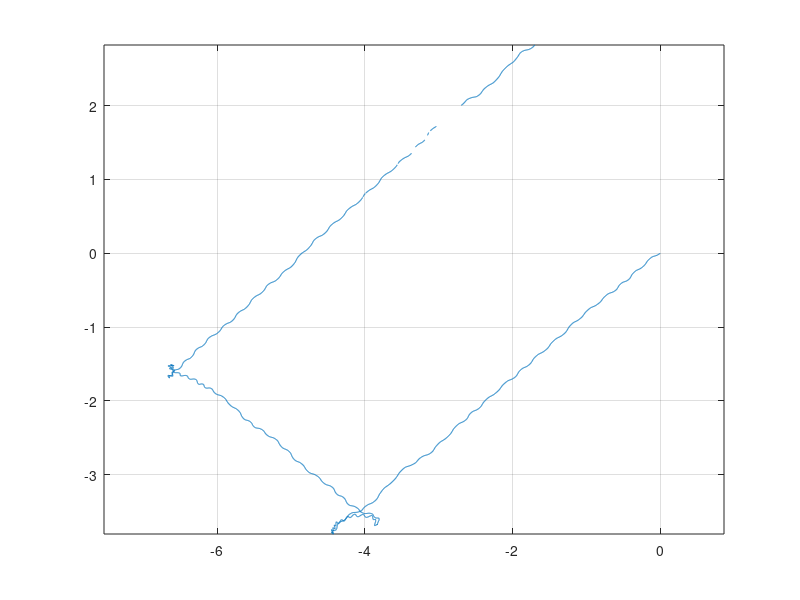
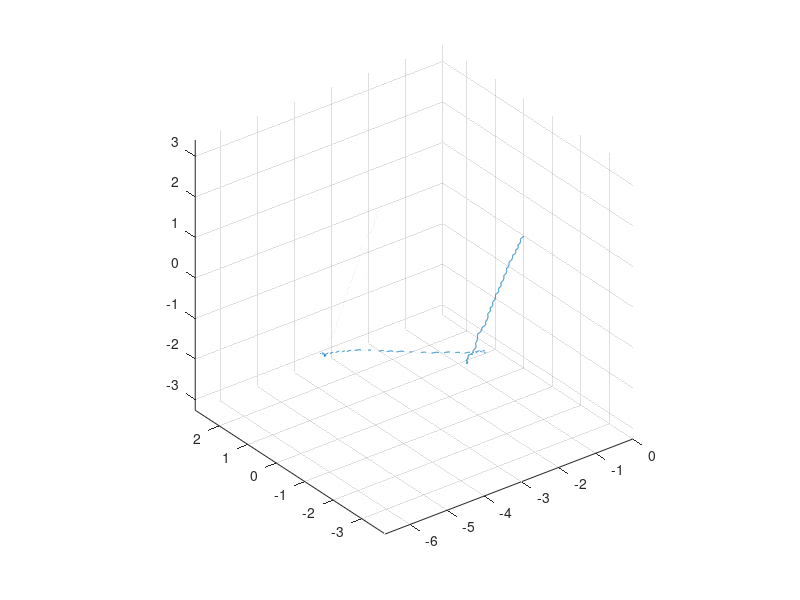

These figures' MATLAB source, in order: (Note: this script raises an error after producing the figures.)
% NAVARCH 568 W19 Group 10
% Chen, Dai, Lu, Yates
% Final Project: IMU Preintegration
%
% Script: Run this in its current directory using MATLAB.
%
% Contributors: Yizhou Lu, Joseph Yates
% Last Edited: 20190413

clc;clear;close all

load('test_data/mocap_vectorNav_data.mat')

% imu is collected every 0.0005 second
% motion is captured every 0.01 second
figure(1)
plot(mocap.position(1,:),mocap.position(2,:))
axis equal;grid on;hold on

figure(2)
plot3(mocap.position(1,:),mocap.position(2,:),mocap.position(3,:))
axis equal;grid on;hold on
% for i = 1:100
%     quiver(mocap.position(1,i),mocap.position(2,i),0.05*cos(mocap.position(3,i)),0.05*sin(mocap.position(3,i)))
% end
% R = eye(3);
R = quat2rotm(imu.orientation(:,1)');
v = zeros(3,1);
% p = zeros(3,1);
p = mocap.position(:,1);
bg = zeros(3,1);
ba = zeros(3,1);
g = [0 0 -9.80665]';
dt = 0.0005;

Traj(:,1) = p;

for kk = 1:length(imu.time)
%     R = R*rotation_matrix(imu.angularVelocity(:,kk),dt);
%     v = v+R*imu.linearAcceleration(:,kk)*dt;
%     p = p+v*dt+0.5*R*imu.linearAcceleration(:,kk)*dt^2;
    
    [R, v, p] = imu_model_integration(imu.angularVelocity(:,kk), ... 
        imu.linearAcceleration(:,kk), R, v, p, bg, ba, g, dt);
    Traj(:,kk+1) = p;
end

figure(1)
plot(Traj(1,:),Traj(2,:))

figure(2)
plot3(Traj(1,:),Traj(2,:),Traj(3,:));